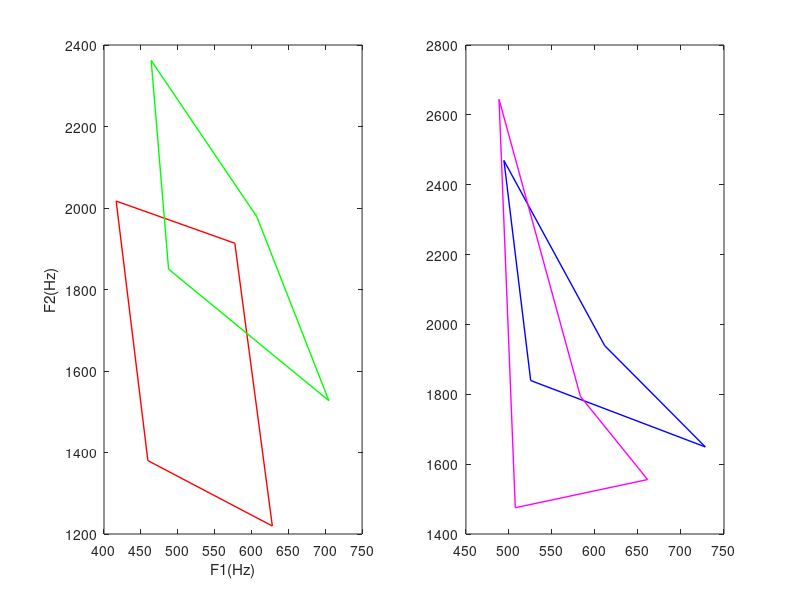

This chart was generated by the following MATLAB code:
% ih oo aw ae

% Men
X = [416.5 459.5 628.3 577.4 416.5];
Y = [2017 1380.1 1219.6 1913.5 2017];

subplot(1,2,1); plot(X,Y,'r','LineWidth',1); xlabel('F1(Hz)'); ylabel('F2(Hz)'); hold on;
% Women
X = [464 487.6 704.9 607.3 464];
Y = [2362 1849.9 1527.2 1978.4 2362];

plot(X,Y,'g','LineWidth',1); hold on; 

% Boys
X = [494.2 525.3 728.3 611.4 494.2];
Y = [2469.3 1839.4 1649.3 1938.9 2469.3];

subplot(122); plot(X,Y,'b','LineWidth',1); hold on; 

% Girls
X = [488.5 507.4 661.2 583.1 488.5];
Y = [2644.7 1475.2 1555.9 1794 2644.7];

plot(X,Y,'m','LineWidth',1); 

